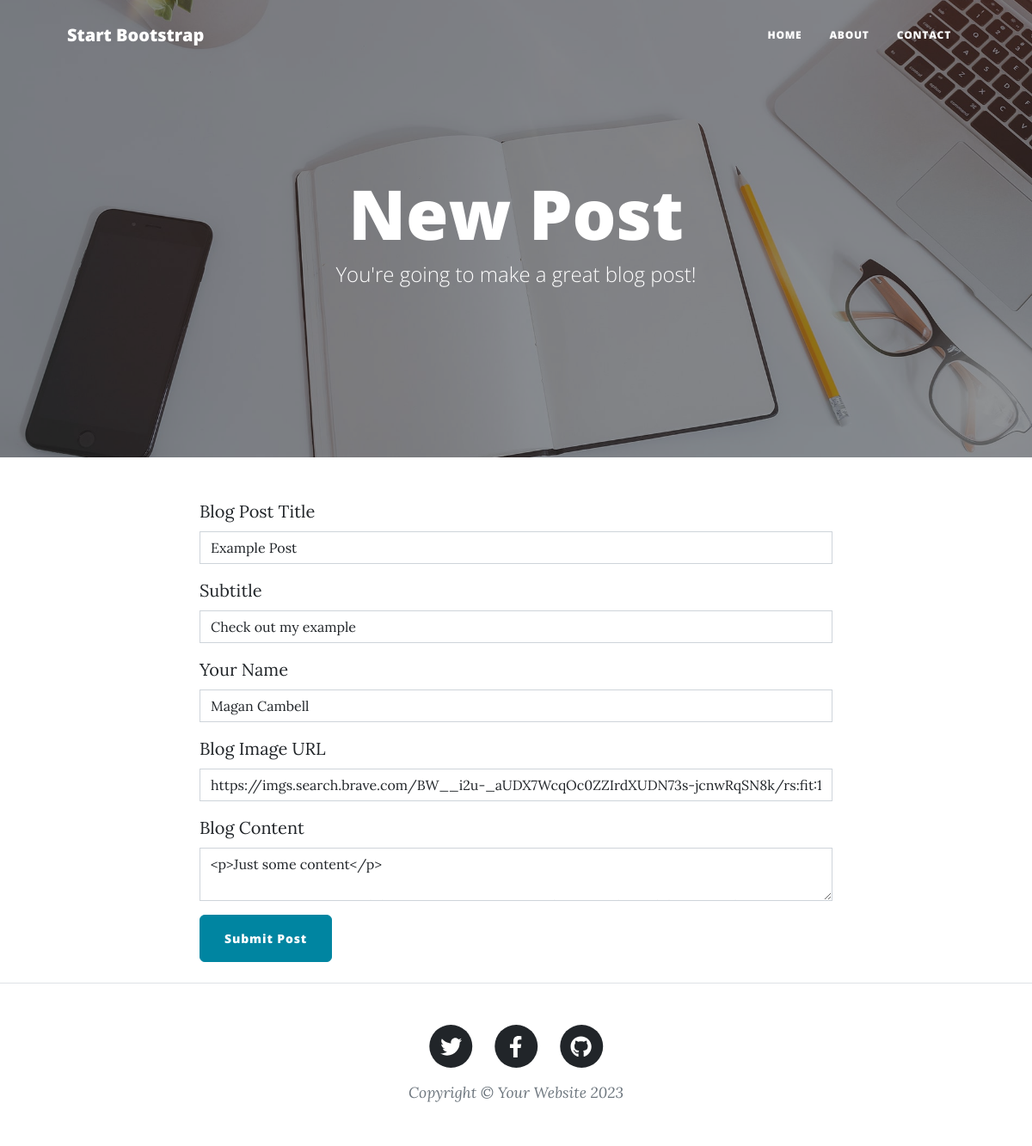
The app's page /edit-post/1, older data.
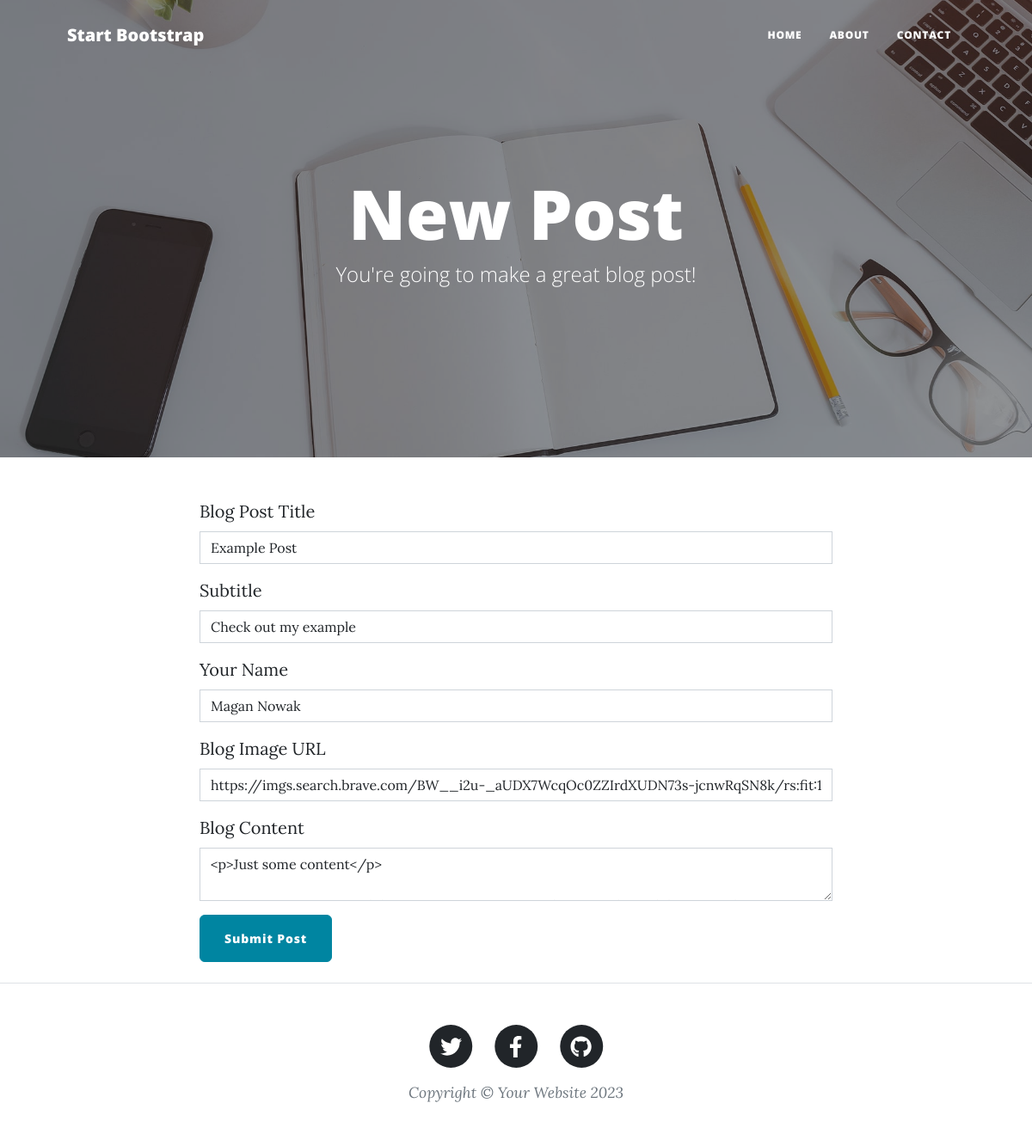
The same page, newer data.
### main.py (models this page shows)
class BlogPost(db.Model):
    id: Mapped[int] = mapped_column(Integer, primary_key=True)
    title: Mapped[str] = mapped_column(String(250), unique=True, nullable=False)
    subtitle: Mapped[str] = mapped_column(String(250), nullable=False)
    date: Mapped[str] = mapped_column(String(250), nullable=False)
    body: Mapped[str] = mapped_column(Text, nullable=False)
    author: Mapped[str] = mapped_column(String(250), nullable=False)
    img_url: Mapped[str] = mapped_column(String(250), nullable=False)

### main.py (the view, shortened to what this page needs)
@app.route("/edit-post/<int:post_id>",methods=["GET", "POST"])
def edit_post(post_id):
    post = db.get_or_404(BlogPost, post_id)
    editing_form = CreatePostForm(
        title=post.title,
        subtitle=post.subtitle,
        img_url=post.img_url,
        author=post.author,
        body=post.body
    )
    return render_template("make-post.html", form=editing_form)
    return render_template("make-post.html", form = editing_form, is_edit=True)

### main.py
class CreatePostForm(FlaskForm):
    title = StringField("Blog Post Title", validators=[DataRequired()])
    subtitle = StringField("Subtitle", validators=[DataRequired()])
    author = StringField("Your Name", validators=[DataRequired()])
    img_url = StringField("Blog Image URL", validators=[DataRequired(), URL()])
    body = CKEditorField("Blog Content", validators=[DataRequired()])
    submit = SubmitField("Submit Post")

### templates/make-post.html (shortened to what this page needs)
{% block content %} {% include "header.html" %}
{% from "bootstrap5/form.html" import render_form %}
<header
  class="masthead"
  style="background-image: url('../static/assets/img/edit-bg.jpg')"
>
  <div class="container position-relative px-4 px-lg-5">
    <div class="row gx-4 gx-lg-5 justify-content-center">
      <div class="col-md-10 col-lg-8 col-xl-7">
        <div class="page-heading">
          {% if is_edit: %}
          <h1>Edit Post</h1>
          {% else: %}
          <h1>New Post</h1>
          {% endif %}
          <span class="subheading"
            >You're going to make a great blog post!</span
          >
        </div>
      </div>
    </div>
  </div>
</header>
<main class="mb-4">
  <div class="container">
    <div class="row">
      <div class="col-lg-8 col-md-10 mx-auto">
        <form method="POST">
          {{ render_form(form, novalidate=True, button_map={"submit": "primary"}) }}
        </form>
      </div>
    </div>
  </div>
</main>
{% include "footer.html" %} {% endblock %}

Row changes from the older to the newer data that the page shows:
changed BlogPost "Example Post": author "Magan Cambell" → "Magan Nowak"
